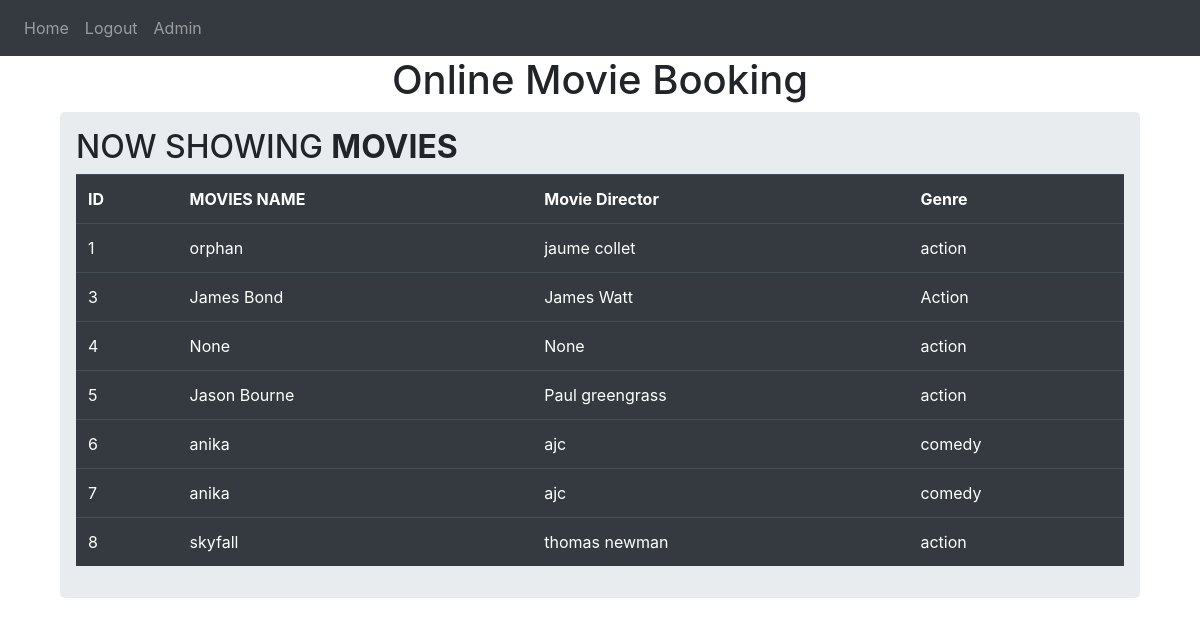
Page / (signed in) on the earlier database version.
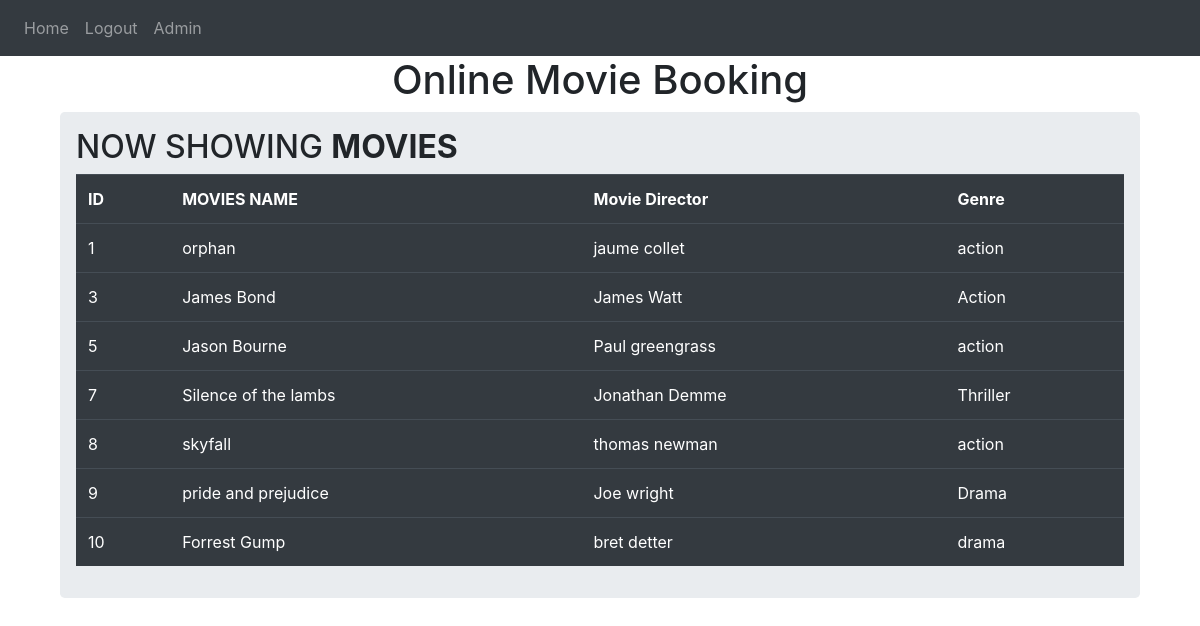
Same page on the later database version.
### website/models.py (models this page shows)
class AddMovie(db.Model):
    id = db.Column(db.Integer,primary_key=True)
    movies_name = db.Column(db.String(150))
    movies_director = db.Column(db.String(150))
    genre = db.Column(db.String(150))

### website/views.py (the view)
@views.route('/')
@login_required
def home():
    all_data = AddMovie.query.all()
    return render_template("home.html",user =current_user,movies = all_data)

### website/__init__.py (called while the page is built)
def create_app():
    app = Flask(__name__)
    app.config['SECRET_KEY'] = 'anika is a good girl'
    app.config['SQLALCHEMY_DATABASE_URI'] = f'sqlite:///{DB_NAME}'
    db.init_app(app)
    from .views import views
    from .auth import auth
    app.register_blueprint(views, url_prefix='/')
    app.register_blueprint(auth, url_prefix='/')
    from .models import User, AddMovie
    create_database(app)
    login_manager = LoginManager()
    login_manager.login_view = 'auth.login'
    login_manager.init_app(app)
    @login_manager.user_loader
    def load_user(id):
        return User.query.get(int(id))
    return app

### website/templates/home.html (shortened to what this page needs)
{% extends "base.html" %} {% block title %} MOVIES TO WATCH {% endblock %}
{% block content %}
<h1 align="center">Online Movie Booking </h1>
<div class ="container">
    <div class="row">
        <div class ="col md-12">
            <div class="jumbotron p-3 ">
                <h2>
                    NOW SHOWING
                    <b>MOVIES</b>
                </h2>
                <table class="table table-hover table-dark">
                    <tr>
                        <th>ID</th>
                        <th>MOVIES NAME</th>
                        <th>Movie Director</th>
                        <th>Genre</th>
                    </tr>
                    {% for row in movies %}
                    <tr>
                        <td>{{row.id}}</td>
                        <td>{{row.movies_name}}</td>
                        <td>{{row.movies_director}}</td>
                        <td>{{row.genre}}</td>
                    </tr>
                    {% endfor %}
                </table>
            </div>
        </div>
    </div>
</div>
{% endblock %}

### website/templates/base.html (shortened to what this page needs)
<!DOCTYPE html>
<html>
  <head>
    <link
      rel="stylesheet"
      href="https://stackpath.bootstrapcdn.com/bootstrap/4.4.1/css/bootstrap.min.css"
    />
    <link
      rel="stylesheet"
      href="https://stackpath.bootstrapcdn.com/font-awesome/4.7.0/css/font-awesome.min.css"
    />
  </head>
  <body>
    <nav class="navbar navbar-expand-lg navbar-dark bg-dark">
      <div class="collapse navbar-collapse" id="navbar">
        <div class="navbar-nav">
          {% if user.is_authenticated %}
          <a class="nav-item nav-link" id="home" href="/">Home</a>
          <a class="nav-item nav-link" id="logout" href="/logout">Logout</a>
          <a class="nav-item nav-link" id="admin" href="/admin">Admin</a>
          {% else %}
          <a class="nav-item nav-link" id="login" href="/login">Login</a>
          <a class="nav-item nav-link" id="signUp" href="/signup">Sign Up</a>
          {% endif %}
        </div>
      </div>
    </nav>
    <div class ="container">{% block content %} {% endblock %}</div>
  </body>
</html>

Differences in the rows shown:
removed AddMovie: id "4", movies_name "None", movies_director "None", genre "action"
removed AddMovie: id "6", movies_name "anika", movies_director "ajc", genre "comedy"
changed AddMovie id 7: movies_name "anika" → "Silence of the lambs"; movies_director "ajc" → "Jonathan Demme"; genre "comedy" → "Thriller"
added AddMovie: id "9", movies_name "pride and prejudice", movies_director "Joe wright", genre "Drama"
added AddMovie: id "10", movies_name "Forrest Gump", movies_director "bret detter", genre "drama"
